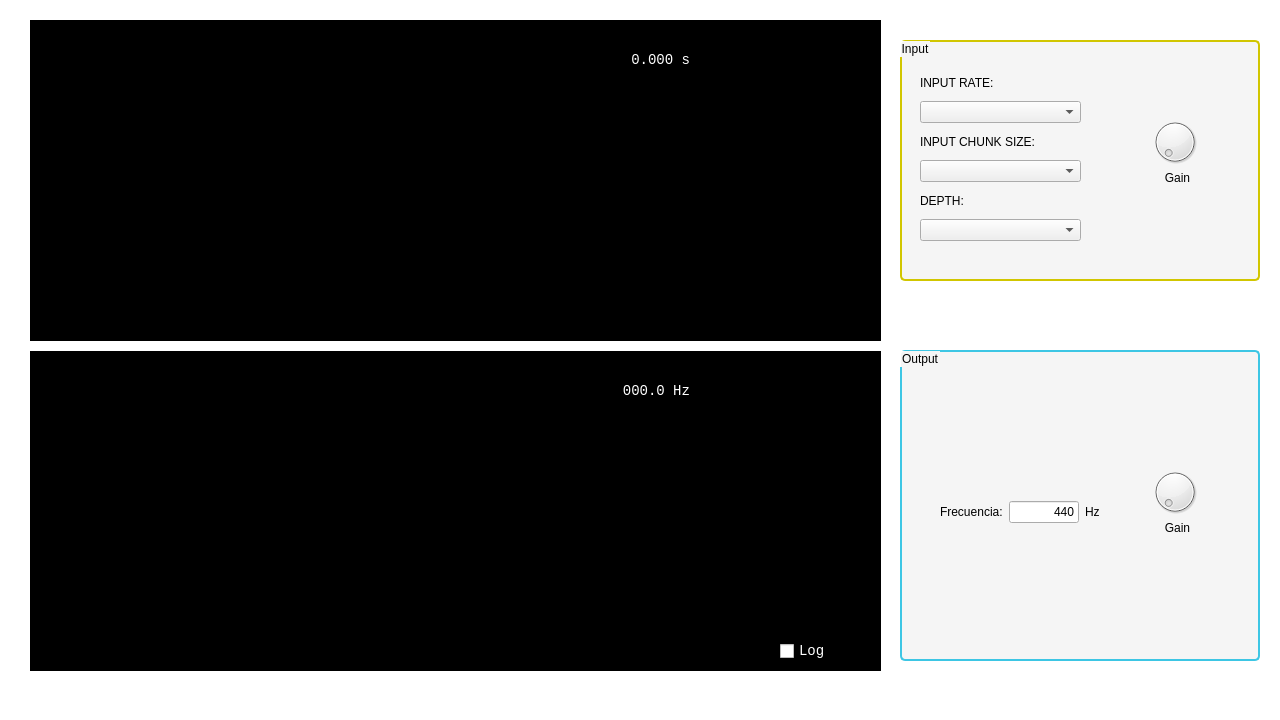
<?xml version="1.0" encoding="UTF-8"?>
<ui version="4.0">
 <class>MainWindow</class>
 <widget class="QMainWindow" name="MainWindow">
  <property name="geometry">
   <rect>
    <x>0</x>
    <y>0</y>
    <width>1280</width>
    <height>720</height>
   </rect>
  </property>
  <property name="mouseTracking">
   <bool>false</bool>
  </property>
  <property name="windowTitle">
   <string>Oscilloscope</string>
  </property>
  <property name="windowIcon">
   <iconset>
    <normaloff>img/thin_oscilloscope-512.png</normaloff>img/thin_oscilloscope-512.png</iconset>
  </property>
  <property name="styleSheet">
   <string notr="true">QMainWindow{
	background-color: white;
}

QWidget#container, #container_2{
	background-color: black
}

QWidget#container QLabel, #container QCheckBox, #container_2 QLabel{
	color: white;
	font-size: 14px;
	font-family: monospace
}
QGroupBox#timeGroupBox{
	border: 2px solid #d1c600;
	border-radius: 5px;
	background-color: #f5f5f5
}
QGroupBox#freqGroupBox{
	border: 2px solid #3dc6e4;
	border-radius: 5px;
	background-color: #f5f5f5
}
QLabel{
	border: none
}

QPushButton{
	border: none;
	padding: 5px
}

QPushButton:checked {
    background-color: rgba(67, 67, 67, 40)
}</string>
  </property>
  <widget class="QWidget" name="centralwidget">
   <widget class="QWidget" name="verticalLayoutWidget_2">
    <property name="geometry">
     <rect>
      <x>30</x>
      <y>20</y>
      <width>851</width>
      <height>651</height>
     </rect>
    </property>
    <layout class="QVBoxLayout" name="screens">
     <property name="spacing">
      <number>10</number>
     </property>
     <item>
      <widget class="QWidget" name="container_2" native="true">
       <widget class="Plot" name="timeGraph" native="true">
        <property name="geometry">
         <rect>
          <x>10</x>
          <y>20</y>
          <width>660</width>
          <height>290</height>
         </rect>
        </property>
        <property name="cursor">
         <cursorShape>CrossCursor</cursorShape>
        </property>
        <widget class="QLabel" name="label">
         <property name="enabled">
          <bool>true</bool>
         </property>
         <property name="geometry">
          <rect>
           <x>570</x>
           <y>10</y>
           <width>80</width>
           <height>20</height>
          </rect>
         </property>
         <property name="autoFillBackground">
          <bool>false</bool>
         </property>
         <property name="text">
          <string>0.000 s</string>
         </property>
         <property name="alignment">
          <set>Qt::AlignRight|Qt::AlignTrailing|Qt::AlignVCenter</set>
         </property>
        </widget>
       </widget>
      </widget>
     </item>
     <item>
      <widget class="QWidget" name="container" native="true">
       <widget class="Plot" name="freqGraph" native="true">
        <property name="geometry">
         <rect>
          <x>10</x>
          <y>20</y>
          <width>660</width>
          <height>290</height>
         </rect>
        </property>
        <property name="cursor">
         <cursorShape>CrossCursor</cursorShape>
        </property>
        <widget class="QLabel" name="label_2">
         <property name="geometry">
          <rect>
           <x>570</x>
           <y>10</y>
           <width>80</width>
           <height>20</height>
          </rect>
         </property>
         <property name="autoFillBackground">
          <bool>false</bool>
         </property>
         <property name="text">
          <string>000.0 Hz</string>
         </property>
         <property name="alignment">
          <set>Qt::AlignRight|Qt::AlignTrailing|Qt::AlignVCenter</set>
         </property>
        </widget>
       </widget>
       <widget class="QCheckBox" name="log">
        <property name="geometry">
         <rect>
          <x>750</x>
          <y>290</y>
          <width>81</width>
          <height>20</height>
         </rect>
        </property>
        <property name="cursor">
         <cursorShape>PointingHandCursor</cursorShape>
        </property>
        <property name="text">
         <string>Log</string>
        </property>
        <property name="tristate">
         <bool>false</bool>
        </property>
       </widget>
      </widget>
     </item>
    </layout>
   </widget>
   <widget class="QGroupBox" name="timeGroupBox">
    <property name="geometry">
     <rect>
      <x>900</x>
      <y>40</y>
      <width>360</width>
      <height>241</height>
     </rect>
    </property>
    <property name="title">
     <string>Input</string>
    </property>
    <property name="alignment">
     <set>Qt::AlignLeading|Qt::AlignLeft|Qt::AlignTop</set>
    </property>
    <property name="flat">
     <bool>false</bool>
    </property>
    <widget class="QWidget" name="verticalLayoutWidget">
     <property name="geometry">
      <rect>
       <x>20</x>
       <y>30</y>
       <width>161</width>
       <height>171</height>
      </rect>
     </property>
     <layout class="QVBoxLayout" name="verticalLayout">
      <item>
       <widget class="QLabel" name="label_4">
        <property name="text">
         <string>INPUT RATE:</string>
        </property>
       </widget>
      </item>
      <item>
       <widget class="QComboBox" name="rate"/>
      </item>
      <item>
       <widget class="QLabel" name="label_3">
        <property name="text">
         <string>INPUT CHUNK SIZE:</string>
        </property>
       </widget>
      </item>
      <item>
       <widget class="QComboBox" name="chunk"/>
      </item>
      <item>
       <widget class="QLabel" name="label_5">
        <property name="text">
         <string>DEPTH:</string>
        </property>
       </widget>
      </item>
      <item>
       <widget class="QComboBox" name="depth"/>
      </item>
     </layout>
    </widget>
    <widget class="QDial" name="in_gain">
     <property name="geometry">
      <rect>
       <x>250</x>
       <y>70</y>
       <width>50</width>
       <height>64</height>
      </rect>
     </property>
    </widget>
    <widget class="QLabel" name="label_9">
     <property name="geometry">
      <rect>
       <x>250</x>
       <y>130</y>
       <width>55</width>
       <height>16</height>
      </rect>
     </property>
     <property name="text">
      <string>Gain</string>
     </property>
     <property name="alignment">
      <set>Qt::AlignCenter</set>
     </property>
    </widget>
   </widget>
   <widget class="QGroupBox" name="freqGroupBox">
    <property name="geometry">
     <rect>
      <x>900</x>
      <y>350</y>
      <width>360</width>
      <height>311</height>
     </rect>
    </property>
    <property name="title">
     <string>Output</string>
    </property>
    <widget class="QPushButton" name="play_sound">
     <property name="geometry">
      <rect>
       <x>130</x>
       <y>230</y>
       <width>71</width>
       <height>28</height>
      </rect>
     </property>
     <property name="text">
      <string/>
     </property>
     <property name="icon">
      <iconset>
       <normaloff>img/play1.png</normaloff>img/play1.png</iconset>
     </property>
     <property name="iconSize">
      <size>
       <width>25</width>
       <height>25</height>
      </size>
     </property>
     <property name="checkable">
      <bool>true</bool>
     </property>
    </widget>
    <widget class="QWidget" name="horizontalLayoutWidget">
     <property name="geometry">
      <rect>
       <x>49</x>
       <y>30</y>
       <width>241</width>
       <height>41</height>
      </rect>
     </property>
     <layout class="QHBoxLayout" name="horizontalLayout">
      <item>
       <widget class="QPushButton" name="sin">
        <property name="sizePolicy">
         <sizepolicy hsizetype="Fixed" vsizetype="Fixed">
          <horstretch>0</horstretch>
          <verstretch>0</verstretch>
         </sizepolicy>
        </property>
        <property name="text">
         <string/>
        </property>
        <property name="icon">
         <iconset>
          <normaloff>img/sine.png</normaloff>img/sine.png</iconset>
        </property>
        <property name="checkable">
         <bool>true</bool>
        </property>
       </widget>
      </item>
      <item>
       <widget class="QPushButton" name="triangular">
        <property name="enabled">
         <bool>true</bool>
        </property>
        <property name="sizePolicy">
         <sizepolicy hsizetype="Fixed" vsizetype="Fixed">
          <horstretch>0</horstretch>
          <verstretch>0</verstretch>
         </sizepolicy>
        </property>
        <property name="text">
         <string/>
        </property>
        <property name="icon">
         <iconset>
          <normaloff>img/triangular.png</normaloff>img/triangular.png</iconset>
        </property>
        <property name="checkable">
         <bool>true</bool>
        </property>
       </widget>
      </item>
      <item>
       <widget class="QPushButton" name="square">
        <property name="sizePolicy">
         <sizepolicy hsizetype="Fixed" vsizetype="Fixed">
          <horstretch>0</horstretch>
          <verstretch>0</verstretch>
         </sizepolicy>
        </property>
        <property name="text">
         <string/>
        </property>
        <property name="icon">
         <iconset>
          <normaloff>img/squared.png</normaloff>img/squared.png</iconset>
        </property>
        <property name="checkable">
         <bool>true</bool>
        </property>
       </widget>
      </item>
      <item>
       <widget class="QPushButton" name="sawtooth">
        <property name="enabled">
         <bool>true</bool>
        </property>
        <property name="sizePolicy">
         <sizepolicy hsizetype="Fixed" vsizetype="Fixed">
          <horstretch>0</horstretch>
          <verstretch>0</verstretch>
         </sizepolicy>
        </property>
        <property name="text">
         <string/>
        </property>
        <property name="icon">
         <iconset>
          <normaloff>img/sawtooth.png</normaloff>img/sawtooth.png</iconset>
        </property>
        <property name="checkable">
         <bool>true</bool>
        </property>
       </widget>
      </item>
     </layout>
    </widget>
    <widget class="QLabel" name="label_8">
     <property name="geometry">
      <rect>
       <x>250</x>
       <y>170</y>
       <width>55</width>
       <height>16</height>
      </rect>
     </property>
     <property name="text">
      <string>Gain</string>
     </property>
     <property name="alignment">
      <set>Qt::AlignCenter</set>
     </property>
    </widget>
    <widget class="QWidget" name="layoutWidget">
     <property name="geometry">
      <rect>
       <x>40</x>
       <y>150</y>
       <width>160</width>
       <height>24</height>
      </rect>
     </property>
     <layout class="QHBoxLayout" name="horizontalLayout_2">
      <item>
       <widget class="QLabel" name="label_6">
        <property name="text">
         <string>Frecuencia:</string>
        </property>
       </widget>
      </item>
      <item>
       <widget class="QLineEdit" name="freq">
        <property name="text">
         <string>440</string>
        </property>
        <property name="alignment">
         <set>Qt::AlignRight|Qt::AlignTrailing|Qt::AlignVCenter</set>
        </property>
       </widget>
      </item>
      <item>
       <widget class="QLabel" name="label_7">
        <property name="text">
         <string>Hz</string>
        </property>
       </widget>
      </item>
     </layout>
    </widget>
    <widget class="QDial" name="gen_dial">
     <property name="geometry">
      <rect>
       <x>250</x>
       <y>110</y>
       <width>50</width>
       <height>64</height>
      </rect>
     </property>
    </widget>
   </widget>
  </widget>
 </widget>
 <customwidgets>
  <customwidget>
   <class>Plot</class>
   <extends>QWidget</extends>
   <header>plot</header>
   <container>1</container>
  </customwidget>
 </customwidgets>
 <resources/>
 <connections/>
</ui>
